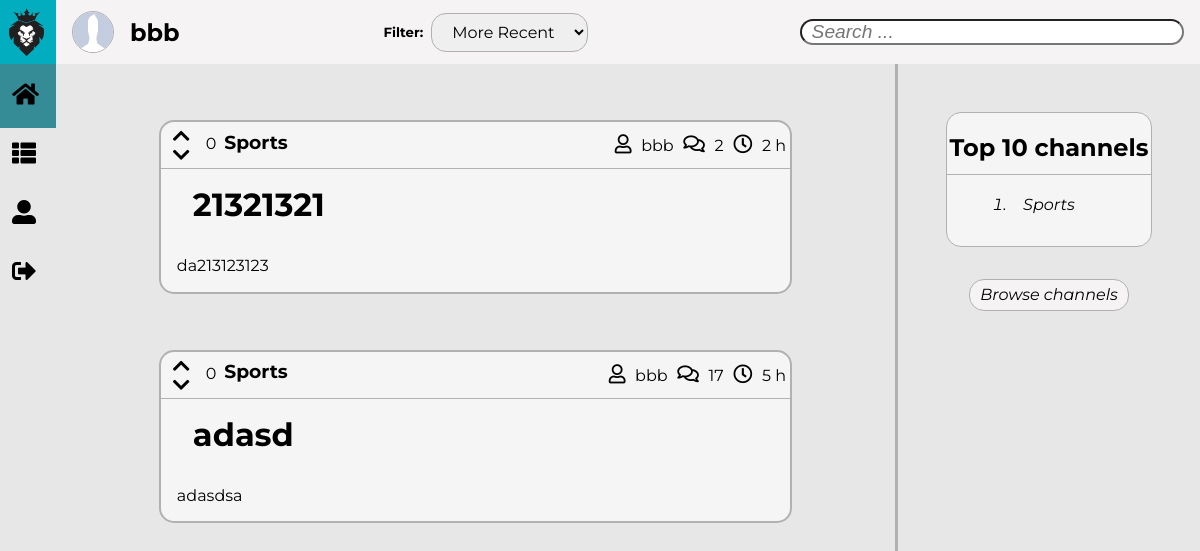
Page /pages/feed.php (signed in) on the earlier database version.
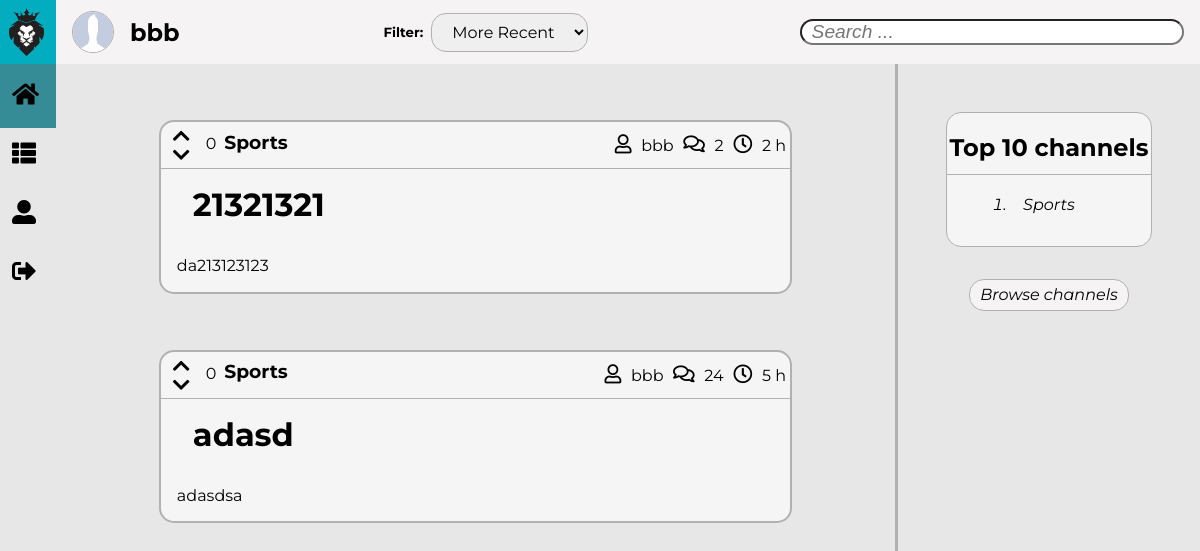
Same page on the later database version.
### tables this page shows
CREATE TABLE Story(
    storyID INTEGER NOT NULL PRIMARY KEY,
    storyTitle TEXT NOT NULL,
    storyContent TEXT NOT NULL,
    storyPoints INTEGER,
    storyAuthor TEXT NOT NULL REFERENCES User(username),
    storyComments INTEGER NOT NULL,
    storyTime TEXT NOT NULL,
    channelName TEXT NOT NULL REFERENCES Channel(name)       
);

### pages/feed.php (called while the page is built, shortened)
<?php
    include_once('../includes/functions.php');
    include_once('../templates/tpl_common.php');
    include_once('../templates/tpl_feed.php');
    include_once('../database/db_user.php');
    $filter = isset($_GET['filter']) ? $_GET['filter'] : 2;
    $stories = get_user_channel_stories($_SESSION['username'], $filter);
    foreach($stories as $story) {
      $votes = get_story_votes($story['storyID']);
      $storiesVotes[$story['storyID']] = $votes == null ? 0 : $votes;
      $votedStories[$story['storyID']] = get_user_vote($_SESSION['username'], $story['storyID']);
    }
    $channels = get_top_channels();
    draw_common($_SESSION['username'], ['stories.css', 'general_aside.css'], [], $filter);
    draw_feed(htmlentities_all($stories), $storiesVotes, $votedStories);
    draw_general_aside(htmlentities_all($channels), display_messages());
    draw_footer();
?>

### includes/functions.php (called while the page is built, shortened)
<?php function orderBy($value) {
    switch($value) {
    default:
        return 'storyID DESC';
    break;
    }
}
function data_converter($storyTime) {
    $newStoryTime = new DateTime(date('Y-m-d H:i:s'));
    $oldStoryTime = new DateTime($storyTime);
    $interval = date_diff($newStoryTime, $oldStoryTime);
    if($interval->format('%y') !== '0')
        return $interval->format('%y Y');
    else if($interval->format('%m') !== '0')
        return $interval->format('%m M');
    else if($interval->format('%d') !== '0')
        return $interval->format('%d d');
    else if($interval->format('%h') !== '0')
        return $interval->format('%h h');
    else if($interval->format('%i') !== '0')
        return $interval->format('%i m');
    else
        return $interval->format('%s s');
}
?>

### database/db_user.php (called while the page is built, shortened)
<?php
    include_once('../includes/functions.php');
    function get_user_channel_stories($username, $filter) {
      $db = Database::instance()->db();
      $stmt = $db->prepare('SELECT * FROM Story WHERE Story.channelName IN (
                            SELECT channelName FROM Subscription WHERE username = ?) ORDER BY ' . orderBy($filter));
      $stmt->execute(array($username));
      return $stmt->fetchAll();
    }
?>

### templates/tpl_common.php (the view, shortened to what the changed rows need)
<?php function draw_common($username, $css_files, $js_files, $filter = 2) {
    ?>
    <!DOCTYPE <!DOCTYPE html>
    <html>
        <head>
            <link rel="stylesheet" href="https://use.fontawesome.com/releases/v5.5.0/css/all.css">
            <link rel="stylesheet" type="text/css" media="screen" href="../css/common.css" />
            <?php foreach($css_files as $css_file) { ?>
                <link rel="stylesheet" type="text/css" media="screen" href="../css/<?=$css_file?>" />
            <?php } ?>
        </head>
        <body>
<? } ?>
<?php function draw_stories($stories, $storiesVotes, $votedStories) {
    foreach($stories as $story) { ?>
        <article id="<?= $story['storyID'] ?>" class="storyArticle">
            <header id="storyHeader">
                <div id="story_<?= $story['storyID'] ?>_votes" >
                    <div>
                        <?php
                            if($votedStories[$story['storyID']] == 1) { ?>
                                <div class="votes">
                                    <div>
                                        <i id="voteUp" class="fas fa-chevron-up"></i>
                                        <i class="fas fa-chevron-down"></i>
                                    </div>
                                    <span class="storyVotes"><?= htmlentities($storiesVotes[$story['storyID']]) ?></span>
                                </div>
                            <?php }
                            else { ?>
                                <div class="votes">
                                    <div>
                                        <i class="fas fa-chevron-up"></i>
                                        <i class="fas fa-chevron-down"></i>
                                    </div>
                                    <span class="storyVotes"><?= htmlentities($storiesVotes[$story['storyID']]) ?></span>
                                </div>
                            <?php }
                        ?>
                        <h3><?= $story['channelName'] ?></h3>
                    </div>
                    <div>
                        <span class="author"><i class="far fa-user"></i><?= $story['storyAuthor'] ?></span>
                        <span class="comments"><i class="far fa-comments"></i><?= $story['storyComments'] ?></span>
                        <span class="date"><i class="far fa-clock"></i><?= data_converter($story['storyTime']) ?></span>
                    </div>
                </div>
                <div>
                    <h1><?= $story['storyTitle'] ?></h1>
                </div>
            </header>
            <div id="storySinopse">
                <p><?= $story['storyContent'] ?></p>
            </div>
        </article>
    <?php }
} ?>
<?php function draw_general_aside($channels, $messages) {
    ?>
    <aside>
        <div>
            <h1>Top 10 channels</h1>
        </div>
    </aside>
<?php } ?>
<?php function draw_footer() {
    ?>
        </body>
    </html>
<?php } ?>

Differences in the rows shown:
changed story "adasd": storyComments "17" → "24"
